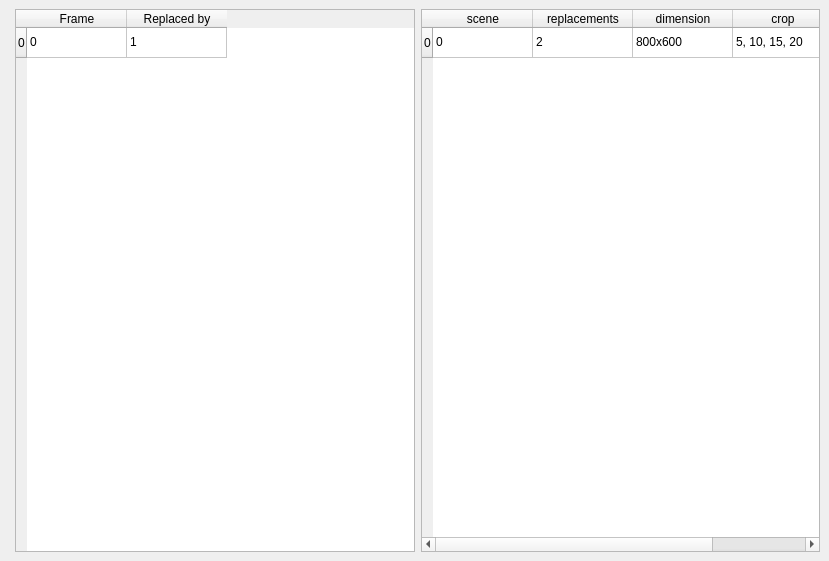
<?xml version="1.0" encoding="UTF-8"?>
<ui version="4.0">
 <class>MainWindow</class>
 <widget class="QMainWindow" name="MainWindow">
  <property name="geometry">
   <rect>
    <x>0</x>
    <y>0</y>
    <width>829</width>
    <height>561</height>
   </rect>
  </property>
  <property name="windowTitle">
   <string>MainWindow</string>
  </property>
  <widget class="QWidget" name="centralwidget">
   <layout class="QHBoxLayout" name="horizontalLayout">
    <item>
     <widget class="QWidget" name="image_viewer" native="true"/>
    </item>
    <item>
     <widget class="QTableWidget" name="table_replace">
      <row>
       <property name="text">
        <string>0</string>
       </property>
      </row>
      <column>
       <property name="text">
        <string>Frame</string>
       </property>
      </column>
      <column>
       <property name="text">
        <string>Replaced by</string>
       </property>
      </column>
      <item row="0" column="0">
       <property name="text">
        <string>0</string>
       </property>
      </item>
      <item row="0" column="1">
       <property name="text">
        <string>1</string>
       </property>
      </item>
     </widget>
    </item>
    <item>
     <widget class="QTableWidget" name="table_scenes">
      <row>
       <property name="text">
        <string>0</string>
       </property>
      </row>
      <column>
       <property name="text">
        <string>scene</string>
       </property>
      </column>
      <column>
       <property name="text">
        <string>replacements</string>
       </property>
      </column>
      <column>
       <property name="text">
        <string>dimension</string>
       </property>
      </column>
      <column>
       <property name="text">
        <string>crop</string>
       </property>
      </column>
      <item row="0" column="0">
       <property name="text">
        <string>0</string>
       </property>
      </item>
      <item row="0" column="1">
       <property name="text">
        <string>2</string>
       </property>
      </item>
      <item row="0" column="2">
       <property name="text">
        <string>800x600</string>
       </property>
      </item>
      <item row="0" column="3">
       <property name="text">
        <string>5, 10, 15, 20</string>
       </property>
      </item>
     </widget>
    </item>
   </layout>
  </widget>
 </widget>
 <resources/>
 <connections/>
</ui>
